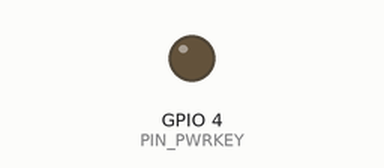
Simulated run of this sketch. Board: ESP32. On the bench: output pins drawn as LEDs (lit = HIGH). Random numbers use the default seed unless the sketch sets one; the modem accepts every AT command (registered, SIM ready, sends succeed) and sends nothing else; pins used as bus, display or sensor lines are not drawn; what the sketch prints to the serial monitor is not drawn.

Above: at 0.0 s.
Timing chart, 0 to 5.9 s (numbered marks = the images above):
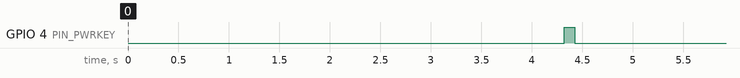

The sketch:

Full-Version.ino
```cpp
/* =========================================================================
   esp32-supabase-4g.ino  ★ FULL VERSION (อ่าน sensor จริง) ★
   บอร์ด: LilyGO T-Call-A7670 V1.0 (โมดูล A7670E)
   งาน: อ่านค่าจริงจาก sensor (RS485/Modbus) -> ส่งขึ้น Supabase ผ่าน 4G + อ่านพิกัด GPS
        ★ ทุ่นทำแค่ "อ่าน sensor แล้ว POST" เท่านั้น — เบา/ประหยัดไฟ/เสถียร (Telegram ย้ายไปฝั่งบก) ★

   📦 ไลบรารี (Arduino IDE > Library Manager): "TinyGSM" โดย Volodymyr Shymanskyy
      - ใช้ macro TINY_GSM_MODEM_A7672X (ครอบคลุม A7670E) — ไลบรารีต้องอยู่ path อังกฤษ (C:\Arduino)

   🔌 การต่อสาย:
      โมเด็ม/GPS : เสา LTE→MAIN, เสา GPS→GPS, ซิม nano (ปิด PIN lock), APN=DTAC(www.dtac.co.th)
      Sensor RS485 (ผ่านโมดูล TTL485-V2.0 = auto-direction ไม่มีขา DE/RE):
        TTL485 TXD -> ESP32 GPIO32 (RX)      TTL485 RXD -> ESP32 GPIO33 (TX)
        TTL485 VCC -> 3V3   GND -> GND ร่วม  (โมดูลนี้คุมทิศเอง จึงตั้ง PIN_485_DE=-1)
        TTL485 A(+) -> sensor เขียว(485_A)   TTL485 B(-) -> sensor ขาว(485_B)
        sensor แดง(+)/ดำ(-) -> ไฟ 12V แยก, GND ดำต้องต่อถึง GND ร่วม (ESP32+TTL485)!
      ⚠️ จ่ายไฟ TTL485 ที่ 3V3 เพื่อให้ขา TXD เป็น 3.3V (ปลอดภัยกับ ESP32)
      ⚡ ไฟ: โมเด็มกินไฟพีคสูง — ควรเสียบแบต LiPo (USB อย่างเดียวอาจไม่พอตอนยิง 4G)
   📲 แจ้งเตือน + คำสั่งแชท Telegram (/status ฯลฯ): ย้ายไปทำ "ฝั่งบก" แล้ว
      (Supabase Edge Functions + PHP server อ่านค่าล่าสุดจาก DB ส่งเอง) — ดู 5-extensions/02-alerts-notification.md
   🔑 HTTPS ใช้ได้เพราะเปิด SNI ใน SSL context (Supabase อยู่หลัง Cloudflare)

   ทดสอบ: เปิด Serial Monitor 115200 — setup จะลองอ่าน sensor 1 ครั้งให้ดู
           แล้ว loop ส่งค่าจริงทุก 15 วิ (ควรได้ HTTP 201)
   ========================================================================= */

// ---- ต้องประกาศ "ก่อน" include TinyGSM ----
#define TINY_GSM_MODEM_A7672X         // TinyGSM ใช้ชื่อ A7672X ครอบคลุม A7670E (ชุดคำสั่งเดียวกัน)
#define SerialAT       Serial1        // ESP32 คุยกับโมเด็มผ่าน Serial1
#define TINY_GSM_RX_BUFFER 1024
#include <TinyGsmClient.h>

// ===================== แก้ค่าตรงนี้ =====================
const char APN[]  = "internet";  // DTAC (ถ้าต่อไม่ติดลอง "internet"); AIS/True = "internet" — user/pass เว้นว่าง
const char GUSER[]= "";
const char GPASS[]= "";
#define SB_HOST  "jjbrgolulggksxnuicgg.supabase.co"     // host ของ Supabase (ไม่มี https://)
#define SB_ANON  "eyJhbGciOiJIUzI1NiIsInR5cCI6IkpXVCJ9.eyJpc3MiOiJzdXBhYmFzZSIsInJlZiI6ImpqYnJnb2x1bGdna3N4bnVpY2dnIiwicm9sZSI6ImFub24iLCJpYXQiOjE3ODMyNjc0ODAsImV4cCI6MjA5ODg0MzQ4MH0.0coKRuYMMOwLq9yJFsOff99ya9RBwyLBzqxN2YU1JWg"
#define DEVICE_ID "buoy-01"

// ===== โหมดทดสอบ =====
#define USE_FAKE  0     // 1 = ใช้ค่าปลอม (ทดสอบ 4G โดยไม่ต้องต่อ sensor), 0 = อ่าน sensor จริง

// ===== Sensor RS485/Modbus (Online Multi-parameter, 9600 8N1, slave 0x01) =====
#define SENSOR_ADDR  0x01
#define SENSOR_BAUD  9600
#define PIN_485_RX   32     // ESP32 RX  <- ขา TXD ของ TTL485 module
#define PIN_485_TX   33     // ESP32 TX  -> ขา RXD ของ TTL485 module
#define PIN_485_DE   -1     // TTL485-V2.0 = auto-direction (คุมทิศเอง) ไม่มีขา DE/RE จึงตั้ง -1
HardwareSerial SerialRS(2); // ใช้ UART2 สำหรับ sensor (โมเด็มใช้ UART1 อยู่ — ไม่ชนกัน)

// (Telegram: ไม่มีในทุ่นแล้ว — ทำฝั่งบก อ่านค่าล่าสุดจาก Supabase/DB ส่งเอง)

// ---- ขา LilyGO T-Call-A7670 V1.0 (RX=25, RST=27 ต่างจากรุ่น T-A7670! อ้างอิง utilities.h ของ LilyGO) ----
#define MODEM_BAUD    115200
#define PIN_TX        26      // ESP32 TX -> โมเด็ม RX
#define PIN_RX        25      // ESP32 RX <- โมเด็ม TX  (V1.0 = 25)
#define PIN_PWRKEY    4       // ปุ่มเปิดโมเด็ม
#define PIN_RST       27      // reset (V1.0 = 27, active LOW)
// ======================================================

TinyGsm        modem(SerialAT);        // ส่ง HTTPS ผ่าน HTTP-app ในตัวโมเด็ม (ไม่ใช้ TLS socket)

unsigned long lastSend = 0;
float rnd(float lo, float hi){ return lo + (random(0,1000)/1000.0)*(hi-lo); }

// ---- ค่าอ่านล่าสุดจาก sensor (เฉพาะโพรบที่ติดตั้ง: DO, TUR, CT/SAL, pH + อุณหภูมิ) ----
// ORP/CHL/OIW/BGA ไม่ได้ติดตั้งโพรบ (อ่านได้ 0 ตลอด) จึงไม่อ่าน/ไม่ส่ง — ดู 5-extensions/09
float sDO, sTurb, sCond, sPH, sTemp, sSal, sDOpct;
double gLat=1000, gLon=1000;       // พิกัด GPS ล่าสุด (1000 = ยังไม่ล็อกดาว)

// ---- forward declarations (atCmd/waitFor + atCmd มี default arg) ----
String atCmd(const String& cmd, uint32_t timeout=3000);
String waitFor(const char* token, uint32_t timeout);

void modemPowerOn(){
  // รีเซ็ตโมเด็ม (V1.0 reset = active LOW)
  pinMode(PIN_RST, OUTPUT);
  digitalWrite(PIN_RST, HIGH); delay(100);
  digitalWrite(PIN_RST, LOW);  delay(2600);   // assert reset
  digitalWrite(PIN_RST, HIGH);                // release
  // กดปุ่ม PWRKEY เปิดโมเด็ม (pulse 100 ms ตามสเปก LilyGO)
  pinMode(PIN_PWRKEY, OUTPUT);
  digitalWrite(PIN_PWRKEY, LOW);  delay(100);
  digitalWrite(PIN_PWRKEY, HIGH); delay(100);
  digitalWrite(PIN_PWRKEY, LOW);
}

// ================= Sensor RS485/Modbus =================
// CRC-16 Modbus (คืนค่า: low byte ส่งก่อน)
uint16_t modbusCRC(const uint8_t* buf, int len){
  uint16_t crc = 0xFFFF;
  for(int i=0;i<len;i++){
    crc ^= buf[i];
    for(int b=0;b<8;b++) crc = (crc & 1) ? (crc >> 1) ^ 0xA001 : (crc >> 1);
  }
  return crc;
}
// ส่ง frame ออก RS485 (สลับทิศ DE ถ้ามีขาคุม)
void rs485Send(const uint8_t* buf, int len){
  if(PIN_485_DE >= 0){ digitalWrite(PIN_485_DE, HIGH); delayMicroseconds(50); }
  SerialRS.write(buf, len);
  SerialRS.flush();                         // รอส่งจบก่อนสลับกลับมารับ
  if(PIN_485_DE >= 0) digitalWrite(PIN_485_DE, LOW);
}
// อ่านทุกค่ารวดเดียว: 01 03 26 00 00 16 + CRC -> ตอบ 01 03 2C <44 ไบต์> <CRC> = 49 ไบต์
// float เป็น IEEE754 little-endian (DCBA) → ESP32 little-endian memcpy ได้ตรงๆ
bool readSensor(){
  uint8_t req[8] = {SENSOR_ADDR, 0x03, 0x26, 0x00, 0x00, 0x16, 0, 0};
  uint16_t crc = modbusCRC(req, 6);
  req[6] = crc & 0xFF; req[7] = (crc >> 8) & 0xFF;

  while(SerialRS.available()) SerialRS.read();     // เคลียร์ buffer เก่า
  rs485Send(req, 8);

  const int NEED = 3 + 44 + 2;                      // = 49
  uint8_t resp[64]; int n = 0; uint32_t t0 = millis();
  while(n < NEED && millis() - t0 < 1000){
    while(SerialRS.available() && n < (int)sizeof(resp)) resp[n++] = SerialRS.read();
  }
  if(n < NEED){ Serial.printf("  RS485: ตอบไม่ครบ (ได้ %d/%d ไบต์) — เช็คสาย A/B, ไฟ 12V, GND ร่วม\n", n, NEED); return false; }
  if(resp[0] != SENSOR_ADDR || resp[1] != 0x03 || resp[2] != 44){
    Serial.printf("  RS485: frame ผิด (hdr %02X %02X %02X)\n", resp[0], resp[1], resp[2]); return false;
  }
  uint16_t rc = modbusCRC(resp, 3 + 44);
  if((rc & 0xFF) != resp[47] || ((rc >> 8) & 0xFF) != resp[48]){ Serial.println("  RS485: CRC ไม่ผ่าน (สัญญาณรบกวน/GND?)"); return false; }

  float f[11];
  for(int i=0;i<11;i++) memcpy(&f[i], &resp[3 + i*4], 4);   // ถอด 11 floats
  sDO=f[0]; sTurb=f[1]; sCond=f[2]; sPH=f[3]; sTemp=f[4];
  sSal=f[8]; sDOpct=f[10];
  // f[5] ORP / f[6] CHL / f[7] OIW-BGA = ไม่ได้ติดตั้งโพรบ (ได้ 0 ตลอด) -> ไม่ใช้
  // f[9] TDS = เซนเซอร์คำนวณจาก EC (TDS = EC µS/cm × 0.64) ไม่ใช่ค่าวัด -> ไม่ใช้

  // เฟรมผ่าน CRC แต่ค่าหลักเป็น 0 หมด = sensor ยังไม่พร้อม/ไฟไม่พอ (เคยเกิดตอนปิดทุ่น: pH=0 DO=0)
  // -> ถือว่าอ่านไม่สำเร็จ จะได้ส่ง heartbeat sensor_ok=false แทนค่า 0 หลอกๆ
  if(sPH == 0 && sDO == 0 && sCond == 0){
    Serial.println("  RS485: ได้ค่า 0 ทั้งหมด (pH/DO/EC) — sensor ยังไม่พร้อม ถือว่าอ่านไม่สำเร็จ");
    return false;
  }
  return true;
}

bool connect4G(){
  Serial.print("รอสัญญาณเครือข่าย...");
  if(!modem.waitForNetwork(60000)){ Serial.println(" ❌ ไม่เจอเครือข่าย"); return false; }
  Serial.println(" ✅");
  Serial.print("ต่อ 4G (APN "); Serial.print(APN); Serial.print(")...");
  if(!modem.gprsConnect(APN, GUSER, GPASS)){ Serial.println(" ❌ ต่อไม่ได้ (เช็ค APN/ซิม/เน็ต)"); return false; }
  Serial.println(" ✅ ออนไลน์ IP=" + modem.getLocalIP());
  return true;
}

// ================= GPS (GNSS ผ่านคำสั่ง AT) =================
// (gLat/gLon ประกาศเป็น global ด้านบนแล้ว)

String atCmd(const String& cmd, uint32_t timeout){   // default อยู่ที่ forward declaration ด้านบนแล้ว
  while(SerialAT.available()) SerialAT.read();
  SerialAT.println(cmd);
  String r=""; uint32_t t0=millis();
  while(millis()-t0 < timeout){ while(SerialAT.available()) r += (char)SerialAT.read(); }
  return r;
}
String gpsField(const String& s, int idx){
  int start=0, count=0;
  for(int i=0;i<=(int)s.length();i++){
    if(i==(int)s.length() || s[i]==','){
      if(count==idx) return s.substring(start,i);
      count++; start=i+1;
    }
  }
  return "";
}
// อ่านพิกัด (A7670E คืนเป็นองศาทศนิยม) -> อัปเดต gLat/gLon ถ้าล็อกได้
bool readGPS(){
  String r = atCmd("AT+CGNSSINFO", 3000);
  int i = r.indexOf("+CGNSSINFO:");
  if(i < 0) return false;
  String line = r.substring(i + 11); line.trim();
  int nsIdx=-1, ewIdx=-1;
  for(int k=0;k<20;k++){ String f=gpsField(line,k);
    if(f=="N"||f=="S") nsIdx=k; else if(f=="E"||f=="W") ewIdx=k; }
  if(nsIdx < 1 || ewIdx < 1) return false;
  double la=gpsField(line,nsIdx-1).toDouble(); if(gpsField(line,nsIdx)=="S") la=-la;
  double lo=gpsField(line,ewIdx-1).toDouble(); if(gpsField(line,ewIdx)=="W") lo=-lo;
  if(la==0 && lo==0) return false;
  gLat=la; gLon=lo; return true;
}

// ================= HTTPS POST ด้วย "HTTP application ในตัวโมเด็ม" =================
// (A7670E ต่อ HTTPS ผ่าน TLS socket ไม่เสถียร — ใช้ AT+HTTP... เชื่อถือได้กว่า)
String waitFor(const char* token, uint32_t timeout){
  String r=""; uint32_t t0=millis();
  while(millis()-t0 < timeout){
    while(SerialAT.available()) r += (char)SerialAT.read();
    if(r.indexOf(token) >= 0) break;
  }
  return r;
}
int httpPost(const String& url, const String& body){
  atCmd("AT+HTTPTERM", 800);                                  // เคลียร์ session เก่า
  if(atCmd("AT+HTTPINIT", 3000).indexOf("OK") < 0){ Serial.print("(HTTPINIT fail)"); return -1; }
  atCmd("AT+HTTPPARA=\"URL\",\"" + url + "\"", 2000);
  atCmd("AT+HTTPPARA=\"CONTENT\",\"application/json\"", 1500);
  atCmd("AT+HTTPPARA=\"SSLCFG\",0", 1500);                    // ใช้ SSL context 0
  atCmd("AT+HTTPPARA=\"USERDATA\",\"apikey: " SB_ANON "\"", 1500);
  atCmd("AT+HTTPPARA=\"USERDATA\",\"Authorization: Bearer " SB_ANON "\"", 1500);
  atCmd("AT+HTTPPARA=\"USERDATA\",\"Prefer: return=minimal\"", 1500);

  while(SerialAT.available()) SerialAT.read();
  SerialAT.println("AT+HTTPDATA=" + String(body.length()) + ",10000");
  if(waitFor("DOWNLOAD", 3000).indexOf("DOWNLOAD") < 0){ Serial.print("(no DOWNLOAD)"); atCmd("AT+HTTPTERM",800); return -2; }
  SerialAT.print(body);                                        // ส่ง payload
  waitFor("OK", 5000);

  while(SerialAT.available()) SerialAT.read();
  SerialAT.println("AT+HTTPACTION=1");                         // 1 = POST
  String r = waitFor("+HTTPACTION:", 25000);                  // รอ +HTTPACTION: 1,<code>,<len>
  int code=-1, p=r.indexOf("+HTTPACTION:");
  if(p >= 0){ int c1=r.indexOf(',',p), c2=r.indexOf(',',c1+1);
              if(c1>0 && c2>0) code = r.substring(c1+1,c2).toInt(); }
  atCmd("AT+HTTPTERM", 1500);
  return code;
}

void setup(){
  Serial.begin(115200);
  delay(500);
  Serial.println("\n=== ทุ่น buoy-01 : Sensor(RS485) + 4G(A7670) -> Supabase ===");

  // เปิด UART สำหรับ sensor RS485 + ตั้งขาคุมทิศ
  SerialRS.begin(SENSOR_BAUD, SERIAL_8N1, PIN_485_RX, PIN_485_TX);
  if(PIN_485_DE >= 0){ pinMode(PIN_485_DE, OUTPUT); digitalWrite(PIN_485_DE, LOW); }  // เริ่มที่โหมดรับ
#if USE_FAKE
  Serial.println("โหมด: ใช้ค่าปลอม (USE_FAKE=1) — ข้ามการอ่าน sensor");
#else
  Serial.print("ทดสอบอ่าน sensor RS485... ");
  if(readSensor())
    Serial.printf("✅ DO=%.2f mg/L  pH=%.2f  temp=%.2f°C  turb=%.1f NTU\n", sDO, sPH, sTemp, sTurb);
  else
    Serial.println("⚠️ ยังอ่านไม่ได้ — เดี๋ยว loop จะลองใหม่ (เช็ค TXD/RXD, A/B, ไฟ 12V, GND ร่วม)");
#endif

  modemPowerOn();
  SerialAT.begin(MODEM_BAUD, SERIAL_8N1, PIN_RX, PIN_TX);
  delay(3000);
  Serial.print("รอโมเด็มบูต + ทดสอบ AT ");
  int mretry=0;
  while(!modem.testAT(1000)){
    Serial.print(".");
    if(++mretry>15){ Serial.println("\n  ↻ กด PWRKEY ซ้ำ (ถ้ายังไม่ติด = ไฟไม่พอ ให้เสียบแบต)"); modemPowerOn(); mretry=0; }
  }
  Serial.println(" ✅ โมเด็มตอบแล้ว: " + modem.getModemName());
  Serial.print("เปิด GNSS...");            // เปิด GPS ทิ้งไว้ อ่านพิกัดตอนส่งแต่ละรอบ
  atCmd("AT+CGNSSPWR=1", 5000);
  Serial.println(" ✅");
  // ตั้ง SSL context 0: TLS + ไม่ตรวจใบรับรอง + ข้ามการเช็คเวลา (แก้ error 715 handshake)
  Serial.print("ตั้ง SSL context 0... ");
  atCmd("AT+CSSLCFG=\"sslversion\",0,4", 1500);      // 4 = รองรับทุกเวอร์ชัน TLS
  atCmd("AT+CSSLCFG=\"authmode\",0,0", 1500);        // 0 = ไม่ตรวจใบรับรองเซิร์ฟเวอร์
  atCmd("AT+CSSLCFG=\"ignorelocaltime\",0,1", 1500); // ข้ามการเช็ววันหมดอายุ
  String _sni = atCmd("AT+CSSLCFG=\"enableSNI\",0,1", 1500);        // ★ เปิด SNI (จำเป็นสำหรับ Cloudflare/Supabase)
  Serial.println(_sni.indexOf("OK") >= 0 ? "✅ (เปิด SNI แล้ว)" : ("⚠️ SNI ตอบ: " + _sni));
  connect4G();
}

void loop(){
  if(millis() - lastSend < 15000) return;    // ส่งทุก 15 วิ (ผ่าน 4G อย่าถี่)
  lastSend = millis();

  if(!modem.isGprsConnected() && !connect4G()) return;

  // ---- อ่านค่าจาก sensor ----
  bool ok = true;                                  // FAKE = ไลฟ์เสมอ ; ของจริงเซ็ตด้านล่าง
#if USE_FAKE
  sDO=rnd(4,9); sDOpct=rnd(70,120); sTemp=rnd(26,31); sPH=rnd(7.5,8.5);
  sSal=rnd(28,35); sCond=rnd(40,55); sTurb=rnd(1,25);
#else
  ok=false;
  for(int a=0; a<3 && !ok; a++){ ok=readSensor(); if(!ok) delay(250); }   // ลองซ้ำได้ 3 ครั้ง
  if(ok) Serial.printf("Sensor: DO=%.2f DO%%=%.0f temp=%.2f pH=%.2f sal=%.2f cond=%.2f turb=%.1f\n",
                       sDO, sDOpct, sTemp, sPH, sSal, sCond, sTurb);
  else   Serial.println("อ่าน sensor ไม่สำเร็จ — ส่ง heartbeat (sensor_ok=false) เพื่อบอกว่า ESP ยังไลฟ์");
  // เดิม: ถ้าอ่านไม่ได้จะ 'ข้ามรอบ' ทำให้ฝั่งบกแยกไม่ออกว่า sensor เสีย หรือ ESP หลุด
  // ใหม่: ส่งแถว heartbeat (sensor_ok=false ไม่มีค่ามั่ว) เพื่อบอกว่า ESP+4G ยังทำงาน
#endif

  if(readGPS()) Serial.println("GPS: " + String(gLat,6) + ", " + String(gLon,6));
  else          Serial.println("GPS: ยังไม่ล็อกพิกัด (เสาต้องเห็นฟ้า)");

  // สร้าง JSON — ส่ง sensor_ok เสมอ (heartbeat) ; ค่าจริงส่งเฉพาะตอนอ่าน sensor สำเร็จ
  String body = "{";
  body += "\"device\":\"" DEVICE_ID "\",";
  body += "\"sensor_ok\":" + String(ok ? "true" : "false");
  if(ok){
    body += ",\"do_val\":" + String(sDO,2);
    body += ",\"do_pct\":" + String(sDOpct,1);
    body += ",\"temp\":"   + String(sTemp,2);
    body += ",\"ph\":"     + String(sPH,2);
    body += ",\"sal\":"    + String(sSal,2);
    body += ",\"cond\":"   + String(sCond,2);
    body += ",\"turb\":"   + String(sTurb,2);
  }
  if(gLat>=-90 && gLat<=90 && gLon>=-180 && gLon<=180)     // มีพิกัด GPS แล้วค่อยส่ง
    body += ",\"lat\":" + String(gLat,6) + ",\"lon\":" + String(gLon,6);
  body += "}";

  Serial.print("POST Supabase (HTTPS ในตัวโมเด็ม)...");
  int code = httpPost("https://" SB_HOST "/rest/v1/readings", body);
  if(code == 201 || code == 200) Serial.println(" ✅ insert สำเร็จ (" + String(code) + ")\n  " + body);
  else Serial.println(" ⚠️ HTTP " + String(code) + " (401/403=key/RLS, 400=คอลัมน์, ติดลบ=SSL/เน็ต)");
}
```
